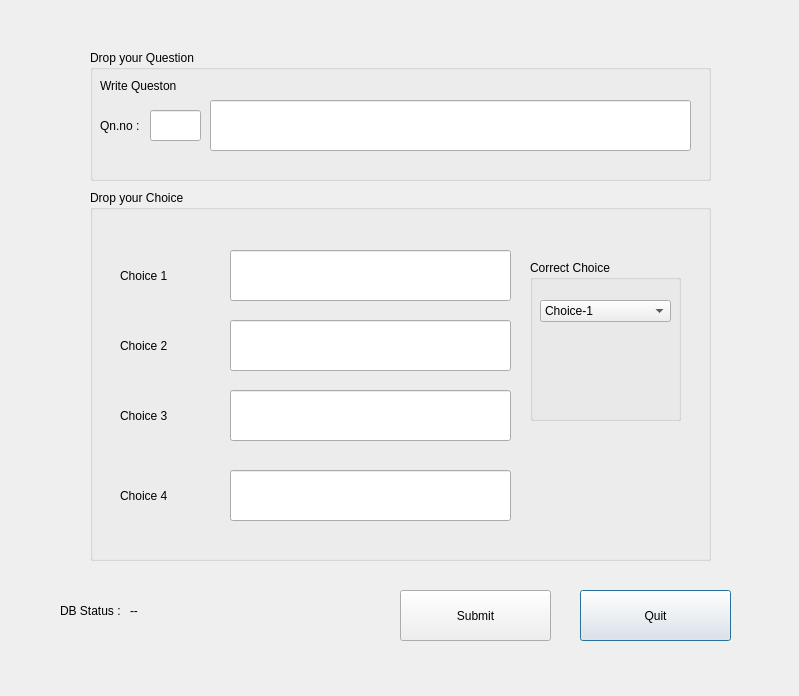
<?xml version="1.0" encoding="UTF-8"?>
<ui version="4.0">
 <class>Adminedit_verbal</class>
 <widget class="QDialog" name="Adminedit_verbal">
  <property name="geometry">
   <rect>
    <x>0</x>
    <y>0</y>
    <width>799</width>
    <height>696</height>
   </rect>
  </property>
  <property name="windowTitle">
   <string>Dialog</string>
  </property>
  <widget class="QGroupBox" name="qn_box">
   <property name="geometry">
    <rect>
     <x>90</x>
     <y>50</y>
     <width>621</width>
     <height>131</height>
    </rect>
   </property>
   <property name="title">
    <string>Drop your Question</string>
   </property>
   <widget class="QLabel" name="label_2">
    <property name="geometry">
     <rect>
      <x>10</x>
      <y>10</y>
      <width>161</width>
      <height>51</height>
     </rect>
    </property>
    <property name="text">
     <string>Write Queston</string>
    </property>
   </widget>
   <widget class="QLineEdit" name="qn_editor">
    <property name="geometry">
     <rect>
      <x>120</x>
      <y>50</y>
      <width>481</width>
      <height>51</height>
     </rect>
    </property>
   </widget>
   <widget class="QLabel" name="label">
    <property name="geometry">
     <rect>
      <x>10</x>
      <y>60</y>
      <width>51</width>
      <height>31</height>
     </rect>
    </property>
    <property name="text">
     <string>Qn.no :</string>
    </property>
   </widget>
   <widget class="QLineEdit" name="qn_number">
    <property name="geometry">
     <rect>
      <x>60</x>
      <y>60</y>
      <width>51</width>
      <height>31</height>
     </rect>
    </property>
   </widget>
  </widget>
  <widget class="QLabel" name="label_3">
   <property name="geometry">
    <rect>
     <x>60</x>
     <y>600</y>
     <width>91</width>
     <height>21</height>
    </rect>
   </property>
   <property name="text">
    <string>DB Status :</string>
   </property>
  </widget>
  <widget class="QPushButton" name="quit">
   <property name="geometry">
    <rect>
     <x>580</x>
     <y>590</y>
     <width>151</width>
     <height>51</height>
    </rect>
   </property>
   <property name="styleSheet">
    <string notr="true">QPushButton {background-color: white;
    border-style: outset;
    border-width: 2px;
    border-color: black;
    border-radius: 3px;
    font: bold 18px;
    padding: 3px;
color:black;
};</string>
   </property>
   <property name="text">
    <string>Quit</string>
   </property>
  </widget>
  <widget class="QLabel" name="qn_db_status">
   <property name="geometry">
    <rect>
     <x>130</x>
     <y>600</y>
     <width>91</width>
     <height>21</height>
    </rect>
   </property>
   <property name="text">
    <string>--</string>
   </property>
  </widget>
  <widget class="QPushButton" name="submitbtn">
   <property name="geometry">
    <rect>
     <x>400</x>
     <y>590</y>
     <width>151</width>
     <height>51</height>
    </rect>
   </property>
   <property name="styleSheet">
    <string notr="true">QPushButton {background-color: white;
    border-style: outset;
    border-width: 2px;
    border-color: black;
    border-radius: 3px;
    font: bold 18px;
    padding: 3px;
color:black;
};</string>
   </property>
   <property name="text">
    <string>Submit</string>
   </property>
  </widget>
  <widget class="QGroupBox" name="choice_box">
   <property name="geometry">
    <rect>
     <x>90</x>
     <y>190</y>
     <width>621</width>
     <height>371</height>
    </rect>
   </property>
   <property name="title">
    <string>Drop your Choice</string>
   </property>
   <widget class="QLabel" name="label_7">
    <property name="geometry">
     <rect>
      <x>30</x>
      <y>280</y>
      <width>101</width>
      <height>51</height>
     </rect>
    </property>
    <property name="text">
     <string>Choice 4</string>
    </property>
   </widget>
   <widget class="QLineEdit" name="choice_2">
    <property name="geometry">
     <rect>
      <x>140</x>
      <y>130</y>
      <width>281</width>
      <height>51</height>
     </rect>
    </property>
   </widget>
   <widget class="QLabel" name="label_5">
    <property name="geometry">
     <rect>
      <x>30</x>
      <y>130</y>
      <width>101</width>
      <height>51</height>
     </rect>
    </property>
    <property name="text">
     <string>Choice 2</string>
    </property>
   </widget>
   <widget class="QLineEdit" name="choice_1">
    <property name="geometry">
     <rect>
      <x>140</x>
      <y>60</y>
      <width>281</width>
      <height>51</height>
     </rect>
    </property>
   </widget>
   <widget class="QLineEdit" name="choice_4">
    <property name="geometry">
     <rect>
      <x>140</x>
      <y>280</y>
      <width>281</width>
      <height>51</height>
     </rect>
    </property>
   </widget>
   <widget class="QLineEdit" name="choice_3">
    <property name="geometry">
     <rect>
      <x>140</x>
      <y>200</y>
      <width>281</width>
      <height>51</height>
     </rect>
    </property>
   </widget>
   <widget class="QLabel" name="label_6">
    <property name="geometry">
     <rect>
      <x>30</x>
      <y>200</y>
      <width>101</width>
      <height>51</height>
     </rect>
    </property>
    <property name="text">
     <string>Choice 3</string>
    </property>
   </widget>
   <widget class="QLabel" name="label_4">
    <property name="geometry">
     <rect>
      <x>30</x>
      <y>60</y>
      <width>101</width>
      <height>51</height>
     </rect>
    </property>
    <property name="text">
     <string>Choice 1</string>
    </property>
   </widget>
   <widget class="QGroupBox" name="crt_choice">
    <property name="geometry">
     <rect>
      <x>440</x>
      <y>70</y>
      <width>151</width>
      <height>161</height>
     </rect>
    </property>
    <property name="title">
     <string>Correct Choice</string>
    </property>
    <widget class="QComboBox" name="comboBox">
     <property name="geometry">
      <rect>
       <x>10</x>
       <y>40</y>
       <width>131</width>
       <height>22</height>
      </rect>
     </property>
     <item>
      <property name="text">
       <string>Choice-1</string>
      </property>
     </item>
     <item>
      <property name="text">
       <string>Choice-2</string>
      </property>
     </item>
     <item>
      <property name="text">
       <string>Choice-3</string>
      </property>
     </item>
     <item>
      <property name="text">
       <string>Choice-4</string>
      </property>
     </item>
    </widget>
   </widget>
  </widget>
 </widget>
 <resources/>
 <connections/>
</ui>
